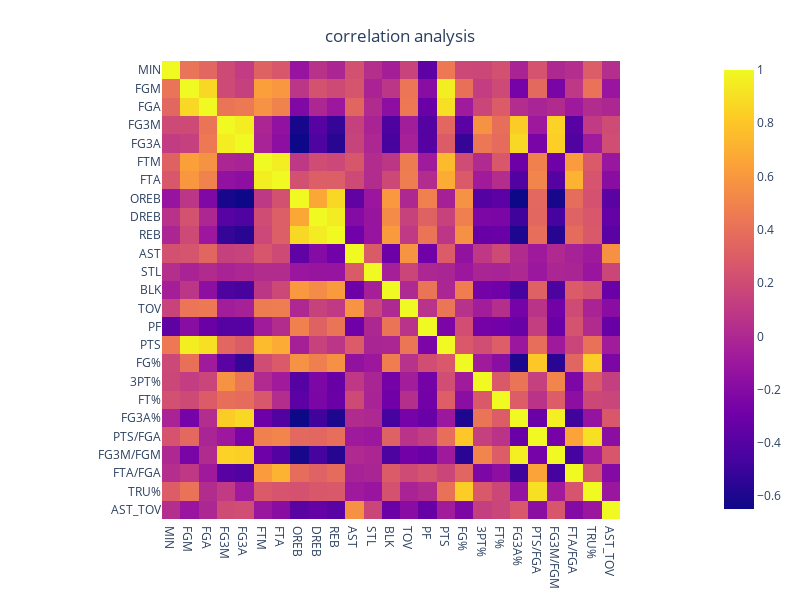

The cell this chart's notebook holds for it:
### Markdown cell above
## correlation of player stats

### Code cell
data_per_min = data.groupby(['PLAYER','PLAYER_ID','Year'])[total_cols].sum().reset_index()
for col in data_per_min.columns[4:]:
    data_per_min[col] = data_per_min[col]/data_per_min['MIN'] 

data_per_min['FG%'] = data_per_min['FGM']/data_per_min['FGA'] 
data_per_min['3PT%'] = data_per_min['FG3M']/data_per_min['FG3A'] 
data_per_min['FT%'] = data_per_min['FTM']/data_per_min['FTA'] 
data_per_min['FG3A%'] = data_per_min['FG3A']/data_per_min['FGA'] 
data_per_min['PTS/FGA'] = data_per_min['PTS']/data_per_min['FGA'] 
data_per_min['FG3M/FGM'] = data_per_min['FG3M']/data_per_min['FGM'] 
data_per_min['FTA/FGA'] = data_per_min['FTA']/data_per_min['FGA'] 
data_per_min['TRU%'] = 0.5*data_per_min['PTS']/(data_per_min['FGA']+0.475*data_per_min['FTA'])
data_per_min['AST_TOV'] = data_per_min['AST']/data_per_min['TOV'] 

data_per_min=data_per_min[data_per_min['MIN']>=50]
data_per_min.drop(columns='PLAYER_ID',inplace= True)

fig = px.imshow(data_per_min.corr(numeric_only=True))
fig.update_layout(height=600, width=800)
fig.update_layout(title_text='correlation analysis', title_x=0.5, title_y=0.95)
fig.show()

### Figure 1 — Plotly figure (JSON) as saved in the notebook; plotly's stock layout.template omitted (floating-point values rounded to 4 significant figures; data arrays with more than 128 entries replaced by an {"elided": "..."} marker saying what was removed)
{"data": [{"coloraxis": "coloraxis", "hovertemplate": "x: %{x}<br>y: %{y}<br>color: %{z}<extra></extra>", "name": "0", "type": "heatmap", "x": ["MIN", "FGM", "FGA", "FG3M", "FG3A", "FTM", "FTA", "OREB", "DREB", "REB", "AST", "STL", "BLK", "TOV", "PF", "PTS", "FG%", "3PT%", "FT%", "FG3A%", "PTS/FGA", "FG3M/FGM", "FTA/FGA", "TRU%", "AST_TOV"], "xaxis": "x", "y": ["MIN", "FGM", "FGA", "FG3M", "FG3A", "FTM", "FTA", "OREB", "DREB", "REB", "AST", "STL", "BLK", "TOV", "PF", "PTS", "FG%", "3PT%", "FT%", "FG3A%", "PTS/FGA", "FG3M/FGM", "FTA/FGA", "TRU%", "AST_TOV"], "yaxis": "y", "z": {"elided": "25x25 float values"}}], "layout": {"coloraxis": {"colorscale": [[0, "#0d0887"], [0.1111, "#46039f"], [0.2222, "#7201a8"], [0.3333, "#9c179e"], [0.4444, "#bd3786"], [0.5556, "#d8576b"], [0.6667, "#ed7953"], [0.7778, "#fb9f3a"], [0.8889, "#fdca26"], [1, "#f0f921"]]}, "height": 600, "margin": {"t": 60}, "title": {"text": "correlation analysis", "x": 0.5, "y": 0.95}, "width": 800, "xaxis": {"anchor": "y", "autorange": true, "constrain": "domain", "domain": [0.1307, 0.8693], "range": [-0.5, 24.5], "scaleanchor": "y", "type": "category"}, "yaxis": {"anchor": "x", "autorange": true, "constrain": "domain", "domain": [0.002188, 0.9978], "range": [24.5, -0.5], "type": "category"}}}
